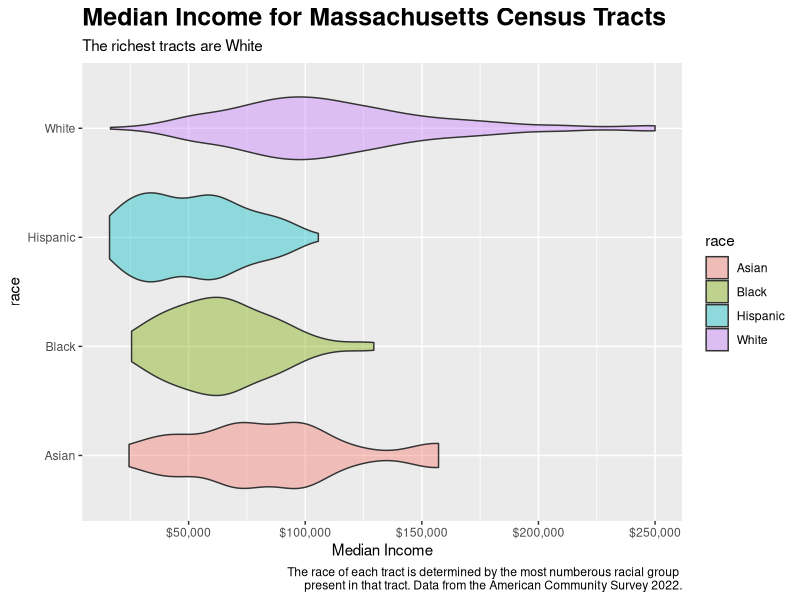

Source code (R):
## ---- chunk 1
#| echo: false
#| message: false
#| label: setup
library(tidyverse)

x <- read_csv("mass-tracts.csv", 
              show_col_types = FALSE)
## ---- chunk 2
#| echo: false
#| message: false

x |> drop_na() |> 
  ggplot(aes(x=med_income, y=race, fill=race)) +
  labs(title="Median Income for Massachusetts Census Tracts", subtitle="The richest tracts are White", x="Median Income", caption="The race of each tract is determined by the most numberous racial group \npresent in that tract. Data from the American Community Survey 2022.") +
  scale_x_continuous(labels=scales::dollar_format()) + geom_violin(alpha=0.4) + theme(plot.title=element_text(face = "bold", size=18)) 
